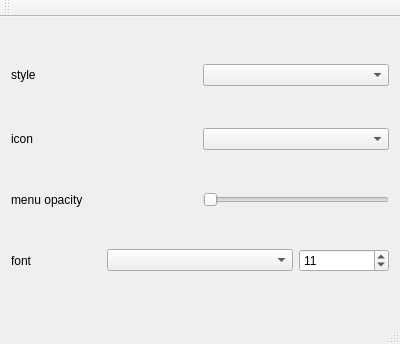
<?xml version="1.0" encoding="UTF-8"?>
<ui version="4.0">
 <class>MainWindow</class>
 <widget class="QMainWindow" name="MainWindow">
  <property name="geometry">
   <rect>
    <x>0</x>
    <y>0</y>
    <width>400</width>
    <height>344</height>
   </rect>
  </property>
  <property name="windowTitle">
   <string>MainWindow</string>
  </property>
  <widget class="QWidget" name="centralWidget">
   <layout class="QGridLayout" name="gridLayout">
    <item row="0" column="0">
     <widget class="QLabel" name="label">
      <property name="text">
       <string>style</string>
      </property>
     </widget>
    </item>
    <item row="0" column="2" colspan="2">
     <widget class="QComboBox" name="comboBox"/>
    </item>
    <item row="1" column="0">
     <widget class="QLabel" name="label_2">
      <property name="text">
       <string>icon</string>
      </property>
     </widget>
    </item>
    <item row="1" column="2" colspan="2">
     <widget class="QComboBox" name="comboBox_2"/>
    </item>
    <item row="2" column="0" colspan="2">
     <widget class="QLabel" name="label_3">
      <property name="text">
       <string>menu opacity</string>
      </property>
     </widget>
    </item>
    <item row="2" column="2" colspan="2">
     <widget class="QSlider" name="horizontalSlider">
      <property name="orientation">
       <enum>Qt::Horizontal</enum>
      </property>
     </widget>
    </item>
    <item row="3" column="0">
     <widget class="QLabel" name="label_4">
      <property name="text">
       <string>font</string>
      </property>
     </widget>
    </item>
    <item row="3" column="1" colspan="2">
     <widget class="QComboBox" name="comboBox_3"/>
    </item>
    <item row="3" column="3">
     <widget class="QSpinBox" name="spinBox">
      <property name="value">
       <number>11</number>
      </property>
     </widget>
    </item>
   </layout>
  </widget>
  <widget class="QMenuBar" name="menuBar">
   <property name="geometry">
    <rect>
     <x>0</x>
     <y>0</y>
     <width>400</width>
     <height>29</height>
    </rect>
   </property>
  </widget>
  <widget class="QToolBar" name="mainToolBar">
   <attribute name="toolBarArea">
    <enum>TopToolBarArea</enum>
   </attribute>
   <attribute name="toolBarBreak">
    <bool>false</bool>
   </attribute>
  </widget>
  <widget class="QStatusBar" name="statusBar"/>
 </widget>
 <layoutdefault spacing="6" margin="11"/>
 <resources/>
 <connections/>
</ui>
